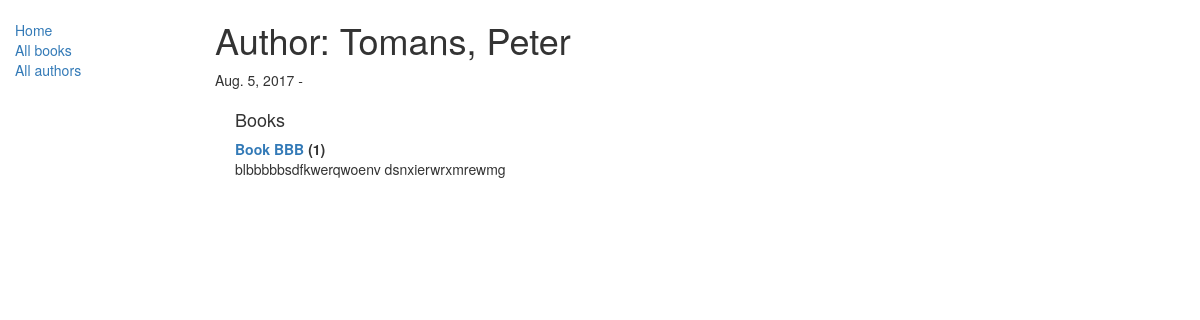
/catalog/author/2, run on the app's committed database.
### catalog/models.py (models this page shows, shortened)
class Author(models.Model):
    first_name = models.CharField(max_length=100)
    last_name = models.CharField(max_length=100)
    date_of_birth = models.DateField(null=True, blank=True)
    date_of_death = models.DateField('Died', null=True, blank=True)
    def __str__(self):
        return '%s, %s' % (self.last_name, self.first_name)

class Book(models.Model):
    title = models.CharField(max_length=200)
    author = models.ForeignKey('Author', on_delete=models.SET_NULL, null=True)
    summary = models.TextField(max_length=1000, help_text='Enter a brief description of the book')
    isbn = models.CharField('ISBN',max_length=13,help_text='13 Character <a href="https://www.isbn-international.org/content/what-isbn">ISBN Number</a>')
    genre = models.ManyToManyField(Genre, help_text="Select a genre of this book")
    def __str__(self):
        return self.title
    def display_genre(self):
        return ', '.join([ genre.name for genre in self.genre.all()[:3] ])
    display_genre.short_description = 'Genre'

### catalog/views.py (the view)
# urls.py: url(r'^author/(?P<pk>\d+)$', views.AuthorDetailView.as_view(), name='author-detail'),
class AuthorDetailView(generic.DetailView):
    model = Author

### catalog/templates/catalog/author_detail.html
{% extends "base_generic.html" %}
{% block content %}
<h1>Author: {{ author }} </h1>
<p>{{author.date_of_birth}} - {% if author.date_of_death %}{{author.date_of_death}}{% endif %}</p>
<div style="margin-left:20px;margin-top:20px">
<h4>Books</h4>
<dl>
{% for book in author.book_set.all %}
  <dt><a href="{% url 'book-detail' book.pk %}">{{book}}</a> ({{book.bookinstance_set.all.count}})</dt>
  <dd>{{book.summary}}</dd>
{% endfor %}
</dl>
</div>
{% endblock %}

### data on the page
Author: last_name+first_name "Tomans, Peter", date_of_birth "Aug. 5, 2017"
Book: title "Book BBB", bookinstance_set.all.count "1", summary "blbbbbbsdfkwerqwoenv dsnxierwrxmrewmg"
